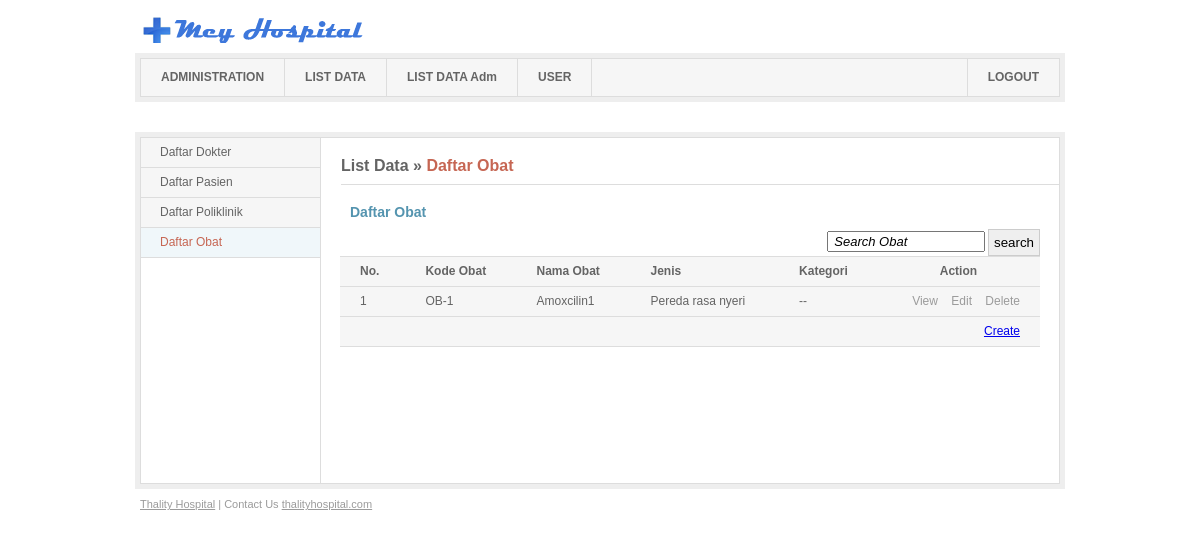
Screenshot of /administrator/index.php?menu=obat (signed in) with the database file from the repository.
### tables this page shows
CREATE TABLE IF NOT EXISTS `obat` (
  `kodeObat` varchar(5) NOT NULL,
  `namaObat` varchar(50) NOT NULL,
  `jenisObat` varchar(50) NOT NULL,
  `kategori` varchar(50) NOT NULL,
  `hargaObat` varchar(12) NOT NULL,
  `jumlahObat` varchar(12) NOT NULL,
  PRIMARY KEY (`kodeObat`)
);

### administrator/listdata/obat.php (the view, shortened to what this page needs)
<div id="sidebar">
                	<ul class="sideNav">
                    	<li><a href="index.php?menu=dokter">Daftar Dokter</a></li>
                    	<li><a href="index.php?menu=pasien">Daftar Pasien</a></li>
                    	<li><a href="index.php?menu=poliklinik">Daftar Poliklinik</a></li>
                    	<li><a href="index.php?menu=obat" class="active">Daftar Obat</a></li>
                    </ul>
                </div>
<h2><a href="index.php?menu=listdata">List Data</a> &raquo; <a href="index.php?menu=obat" class="active">Daftar Obat</a></h2>
                <div id="main">
				<?php
$query  = "SELECT * FROM obat ";
$perHal=20;
$awal=(((isset($_GET['hal'])?$_GET['hal']:1)-1)*$perHal);
$query.="order by kodeObat asc LIMIT $awal,$perHal   ";
$query=mysql_query($query);
?>
<h3>Daftar Obat</h3>
<form action="index.php?menu=obat" method="post">
	<div width="300" align="right" cellpadding="0" cellspacing="0" border="0" style="border:0px;">
	<tr>
	<td> <input type="text" name="cari" value=" Search Obat" class="search-form"  onBlur="javascript:if(this.value==''){this.value=this.defaultValue;}" onFocus="javascript:if(this.value==this.defaultValue){this.value='';}"  /></td>
	<td><input type="submit" name="submit" value="search" style="border: 1px solid #ccc; padding:5px; vertical-align:middle;" />
	</td>
	</tr>
	</div>
	</form>
                	<form action="" class="jNice">
                    	<table cellpadding="0" cellspacing="0">
							<tr>
								<td><b>No.</b></td>
                                <td><b>Kode Obat</b></td>
                                <td><b>Nama Obat</b></td>
                                <td><b>Jenis</b></td>
                                <td><b>Kategori</b></td>
								<td align=center><b>Action</b></td>
                            </tr>
							<?
							$no=1;
							while($data = mysql_fetch_array($query)){
								?>
								<tr <?php if ($no % 2 == 1) {  }else { echo 'class=alternate-row'; } ?> >
								<?
										echo "<td>$no</td>";
										echo "<td>$data[kodeObat]</td>";
										echo "<td>$data[namaObat]</td>";
										echo "<td>$data[jenisObat]</td>";
										echo "<td>$data[kategori]</td>";
                                echo "<td class=\"action\"><a href=\"index.php?menu=detailObt&kodeObat=$data[kodeObat]\" class=\"view\">View</a>
														   <a href=\"index.php?menu=editObt&kodeObat=$data[kodeObat]\" class=\"edit\">Edit</a>
														   <a href=\"index.php?menu=deleteObt&kodeObat=$data[kodeObat]\" onclick=\"return confirm('Anda yakin akan menghapus Data ini?')\" class=\"delete\">Delete</a>
														   </td>
                            </tr>";
							$no++;
						}
						?>
							<tr>
							<td colspan=6 align=right><a href="index.php?menu=tambahObt">Create</a></td>
							</tr>
                        </table>
			<div align="right" id="pag" class="pagination" style="height:100px;">
		?></div>
                    </form>
					<br>
					<br>
                </div>

### style/css/layout.css (style rules this page uses)
body { background: white; font-family: Arial, Helvetica, sans-serif; font-size: 12px; color: #646464; text-align: center; }
#sidebar { width: 179px; float: left; }
#sidebar .sideNav { width: 179px; }
#sidebar .sideNav li { border-bottom: 1px solid #ddd; width: 179px; }
#sidebar .sideNav li a { display: block; color: #646464; background: #f6f6f6; text-decoration: none; height: 29px; line-height: 29px; padding: 0 19px; width: 141px; }
#sidebar .sideNav li a.active, #sidebar .sideNav li a.active:hover { background: #f0f7fa; color: #c66653; }
h2 { width: 718px; float: right; color: #646464; font-size: 16px; line-height: 16px; font-weight: bold; margin: 20px 0 0 0; padding: 0 0 10px 0; border-bottom: 1px solid #ddd; }
h2 a { color: #646464; text-decoration: none; }
h2 a.active { color: #c66653; }
#main { width: 700px; float: right; padding: 0 19px 0 0; }
h3 { font-size: 14px; line-height: 14px; font-weight: bold; color: #5494af; padding: 0 0 0 10px; margin: 20px 0 10px; }
#main table { border-top: 1px solid #ddd; width: 700px; }
#main table tr td { background: #f6f6f6; padding: 0px 20px; height: 29px; line-height: 29px; border-bottom: 1px solid #ddd; }
#main table .action { text-align: right; padding: 0 20px 0 10px; }
#main table tr .action a { margin: 0 0 0 10px; text-decoration: none; color: #9b9b9b; }
div.pagination { padding: 3px; margin: 3px; }

### style/css/jNice.css (style rules this page uses)
.search-form { width: 150px; font-size: 13px; font-style:italic; }

### rows the page displays
obat: kodeObat "OB-1", namaObat "Amoxcilin1", jenisObat "Pereda rasa nyeri", kategori "--"
